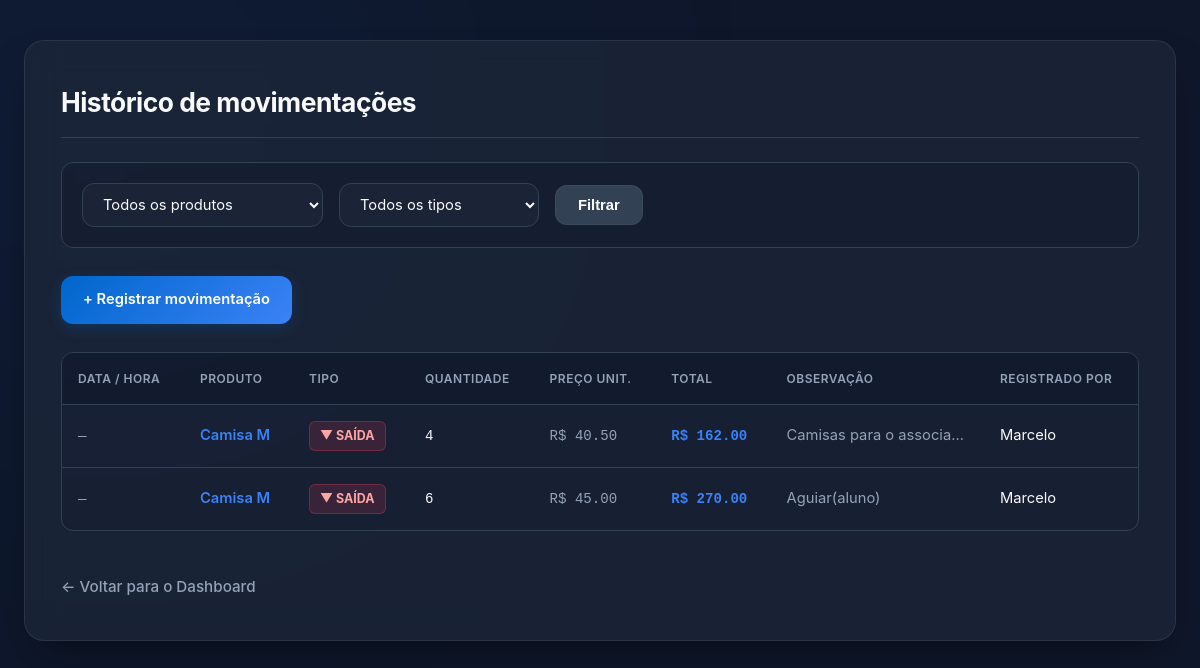
Page /movimentacoes/ (signed in) on the committed database.
### app/models/movimentacao.py (models this page shows, shortened)
class Movimentacao(Base):
    __tablename__ = "movimentacoes"
    id = Column(Integer, primary_key=True, autoincrement=True, index=True)
    tipo = Column(Enum(Tipo_de_movimentacao), nullable=False)
    quantidade = Column(Integer, nullable=False)
    preco_unitario = Column(Float, nullable=False, default=0.0)
    observacao = Column(String(255), nullable=True)
    criando_em = Column(DateTime, server_default=func.now())
    produto_id = Column(Integer, ForeignKey("produtos.id", ondelete="CASCADE"), nullable=False)
    usuario_id = Column(Integer, ForeignKey("usuarios.id", ondelete="SET NULL"), nullable=False)
    produto = relationship("Produto", backref="movimentacoes")
    usuario = relationship("Usuario", backref="movimentacoes")

### app/models/produto.py (models this page shows, shortened)
class Produto(Base):
    __tablename__ = "produtos"
    id = Column(Integer, primary_key=True, autoincrement=True, index=True)
    nome = Column(String(150), nullable=False, index=True)
    preco = Column(Float, nullable=False, default=0.0)
    estoque_atual = Column(Integer, nullable=False, default=0)
    ativo = Column(Boolean, default=True)
    imagem_path = Column(String(255), nullable=True)
    categoria_id = Column(Integer, ForeignKey("categorias.id", ondelete="SET NULL"), nullable=True)
    categoria = relationship("Categoria", back_populates="produtos")

### app/models/usuario.py (models this page shows)
class Usuario(Base):
    __tablename__ = "usuarios"
    id = Column(Integer, primary_key=True, autoincrement=True)
    nome = Column(String(100), nullable=False)
    email = Column(String(150), unique=True, nullable=False)
    senha_hash = Column(String(255), nullable=False)
    role = Column(String(20), default="operador")
    ativo = Column(Boolean, default=True)
    criado_em = Column(DateTime, server_default=func.now())

### app/controllers/movimentacao_controller.py (the view)
@router.get("/")
def listar_movimentacoes(
    request: Request,
    produto_id: int = 0,     # filtra por produto específico
    tipo: str = "",          # "entrada" ou "saida"
    db: Session = Depends(get_db),
    admin = Depends(get_admin)
):
    query = db.query(Movimentacao).order_by(Movimentacao.criando_em.desc())
    if produto_id:
        query = query.filter(Movimentacao.produto_id == produto_id)
    if tipo in ("entrada", "saida", "cancelamento", "ajuste"):
        query = query.filter(Movimentacao.tipo == tipo)
    movimentacoes = query.limit(200).all()  # limita para não sobrecarregar
    produtos      = db.query(Produto).filter(Produto.ativo == True).all()
    return templates.TemplateResponse(
        request,
        "movimentacoes/index.html",
        {
            "request":        request,
            "usuario":        admin,
            "movimentacoes":  movimentacoes,
            "produtos":       produtos,
            "produto_id":     produto_id,
            "tipo":           tipo,
        }
    )

### app/templates/movimentacoes/index.html (shortened to what this page needs)
<!DOCTYPE html>
<html lang="pt-br">
<head>
</head>
<body>
    <div class="container">
        <h1>Histórico de movimentações</h1>
        <form method="get" action="/movimentacoes" class="filter-form">
            <select name="produto_id">
                <option value="0">Todos os produtos</option>
            </select>
            <select name="tipo">
                <option value="">Todos os tipos</option>
            </select>
            <button type="submit" class="btn-filter">Filtrar</button>
        </form>
        <a href="/movimentacoes/nova" class="btn-primary">+ Registrar movimentação</a>
        <div class="table-responsive">
            <table>
                <thead>
                    <tr>
                        <th>Data / Hora</th>
                        <th>Produto</th>
                        <th>Tipo</th>
                        <th>Quantidade</th>
                        <th>Preço Unit.</th>
                        <th>Total</th>
                        <th>Observação</th>
                        <th>Registrado por</th>
                    </tr>
                </thead>
                <tbody>
                    {% if movimentacoes %}
                        {% for m in movimentacoes %}
                        <tr>
                            <td class="monospace" style="color: var(--text-muted)">
                                {{ m.criado_em.strftime('%d/%m/%Y %H:%M') if m.criado_em else '—' }}
                            </td>
                            <td>
                                <a href="/produtos/{{ m.produto_id }}" style="font-weight: 600;">
                                    {{ m.produto.nome if m.produto else "Produto não encontrado" }}
                                </a>
                            </td>
                            <td>
                                {% if m.tipo and m.tipo.value == 'entrada' %}
                                    <span class="badge badge-entrada">▲ Entrada</span>
                                {% else %}
                                    <span class="badge badge-saida">▼ Saída</span>
                                {% endif %}
                            </td>
                            <td class="monospace">{{ m.quantidade }}</td>
                            <td class="monospace" style="color: var(--text-muted)">R$ {{ "%.2f"|format(m.preco_unitario) if m.preco_unitario else "0.00" }}</td>
                            <td class="monospace" style="font-weight: 600; color: #3b82f6;">
                                R$ {{ "%.2f"|format(m.valor_total) if m.valor_total else "0.00" }}
                            </td>
                            <td style="color: var(--text-muted); max-width: 200px; white-space: nowrap; overflow: hidden; text-overflow: ellipsis;" title="{{ m.observacao }}">
                                {{ m.observacao or "—" }}
                            </td>
                            <td style="color: var(--text-main)">{{ m.usuario.nome if m.usuario else "—" }}</td>
                        </tr>
                        {% endfor %}
                    {% else %}
                        <tr>
                            <td colspan="8" class="empty-row">Nenhuma movimentação encontrada para os filtros aplicados.</td>
                        </tr>
                    {% endif %}
                </tbody>
            </table>
        </div>
        <p><a href="/" class="back-link">← Voltar para o Dashboard</a></p>
    </div>
</body>
</html>

### app/templates/movimentacoes/index.html (style rules this page uses)
:root { --primary: #0066cc; --primary-gradient: linear-gradient(135deg, #0066cc, #3b82f6); --bg-base: #0f172a; --bg-surface: rgba(30, 41, 59, 0.7); --text-main: #f8fafc; --text-muted: #94a3b8; --border-color: #334155; --success: #10b981; --success-bg: rgba(16, 185, 129, 0.15); --success-border: rgba(16, 185, 129, 0.3); --danger: #f43f5e; --danger-bg: rgba(244, 63, 94, 0.15); --danger-border: rgba(244, 63, 94, 0.3); --radius-xl: 20px; --radius-md: 12px; --radius-sm: 6px; --transition: all 0.25s cubic-bezier(0.4, 0, 0.2, 1); }
* { box-sizing: border-box; margin: 0; padding: 0; }
body { font-family: 'Inter', -apple-system, BlinkMacSystemFont, "Segoe UI", Roboto, sans-serif; background-color: var(--bg-base); color: var(--text-main); line-height: 1.6; padding: 40px 24px; min-height: 100vh; position: relative; overflow-x: hidden; }
body::before { content: ''; position: absolute; width: 600px; height: 600px; background: var(--primary); filter: blur(180px); opacity: 0.08; top: -200px; left: -200px; pointer-events: none; }
.container { max-width: 1200px; margin: 0 auto; background-color: var(--bg-surface); backdrop-filter: blur(16px); -webkit-backdrop-filter: blur(16px); padding: 40px 36px; border-radius: var(--radius-xl); border: 1px solid rgba(255, 255, 255, 0.08); box-shadow: 0 20px 40px -15px rgba(0, 0, 0, 0.5); z-index: 10; position: relative; }
h1 { font-size: 1.65rem; color: var(--text-main); font-weight: 700; margin-bottom: 24px; letter-spacing: -0.5px; border-bottom: 1px solid var(--border-color); padding-bottom: 14px; }
.filter-form { display: flex; flex-wrap: wrap; align-items: center; gap: 16px; background-color: rgba(15, 23, 42, 0.4); padding: 20px; border-radius: var(--radius-md); border: 1px solid var(--border-color); margin-bottom: 28px; }
.filter-form select { padding: 11px 16px; font-size: 0.92rem; font-family: inherit; color: var(--text-main); border: 1px solid var(--border-color); border-radius: var(--radius-md); background-color: rgba(30, 41, 59, 0.6); outline: none; min-width: 200px; cursor: pointer; transition: var(--transition); }
select option { background-color: #1e293b; color: var(--text-main); }
.btn-filter { background-color: #334155; color: #ffffff; border: 1px solid rgba(255, 255, 255, 0.05); padding: 11px 22px; border-radius: var(--radius-md); font-weight: 600; cursor: pointer; font-size: 0.92rem; transition: var(--transition); }
a { color: #3b82f6; text-decoration: none; transition: var(--transition); }
.btn-primary { display: inline-block; background: var(--primary-gradient); color: #ffffff !important; padding: 12px 22px; border-radius: var(--radius-md); font-weight: 600; font-size: 0.92rem; margin-bottom: 28px; box-shadow: 0 4px 14px rgba(0, 102, 204, 0.25); transition: var(--transition); }
.table-responsive { overflow-x: auto; margin-bottom: 28px; border-radius: var(--radius-md); border: 1px solid var(--border-color); background-color: rgba(15, 23, 42, 0.2); }
table { width: 100%; border-collapse: collapse; text-align: left; font-size: 0.92rem; }
th, td { padding: 16px; border-bottom: 1px solid var(--border-color); }
th { background-color: rgba(15, 23, 42, 0.5); color: var(--text-muted); font-weight: 600; text-transform: uppercase; font-size: 0.75rem; letter-spacing: 0.5px; }
tr:last-child td { border-bottom: none; }
.badge { display: inline-flex; align-items: center; gap: 4px; padding: 4px 10px; border-radius: var(--radius-sm); font-size: 0.78rem; font-weight: 700; text-transform: uppercase; }
.badge-saida { background-color: var(--danger-bg); color: #fca5a5; border: 1px solid var(--danger-border); }
.monospace { font-family: ui-monospace, SFMono-Regular, Menlos, Consolas, monospace; font-size: 0.88rem; }
.back-link { display: inline-flex; align-items: center; margin-top: 16px; color: var(--text-muted); font-weight: 500; font-size: 0.95rem; }

### rows in the picture
Movimentacao: criado_em "—", produto "Camisa M", tipo "▼ SAÍDA", quantidade "4", preco_unitario "40.50", quantidade+preco_unitario "162.00", observacao "Camisas para o associa…", usuario "Marcelo"
Movimentacao: criado_em "—", produto "Camisa M", tipo "▼ SAÍDA", quantidade "6", preco_unitario "45.00", quantidade+preco_unitario "270.00", observacao "Aguiar(aluno)", usuario "Marcelo"
